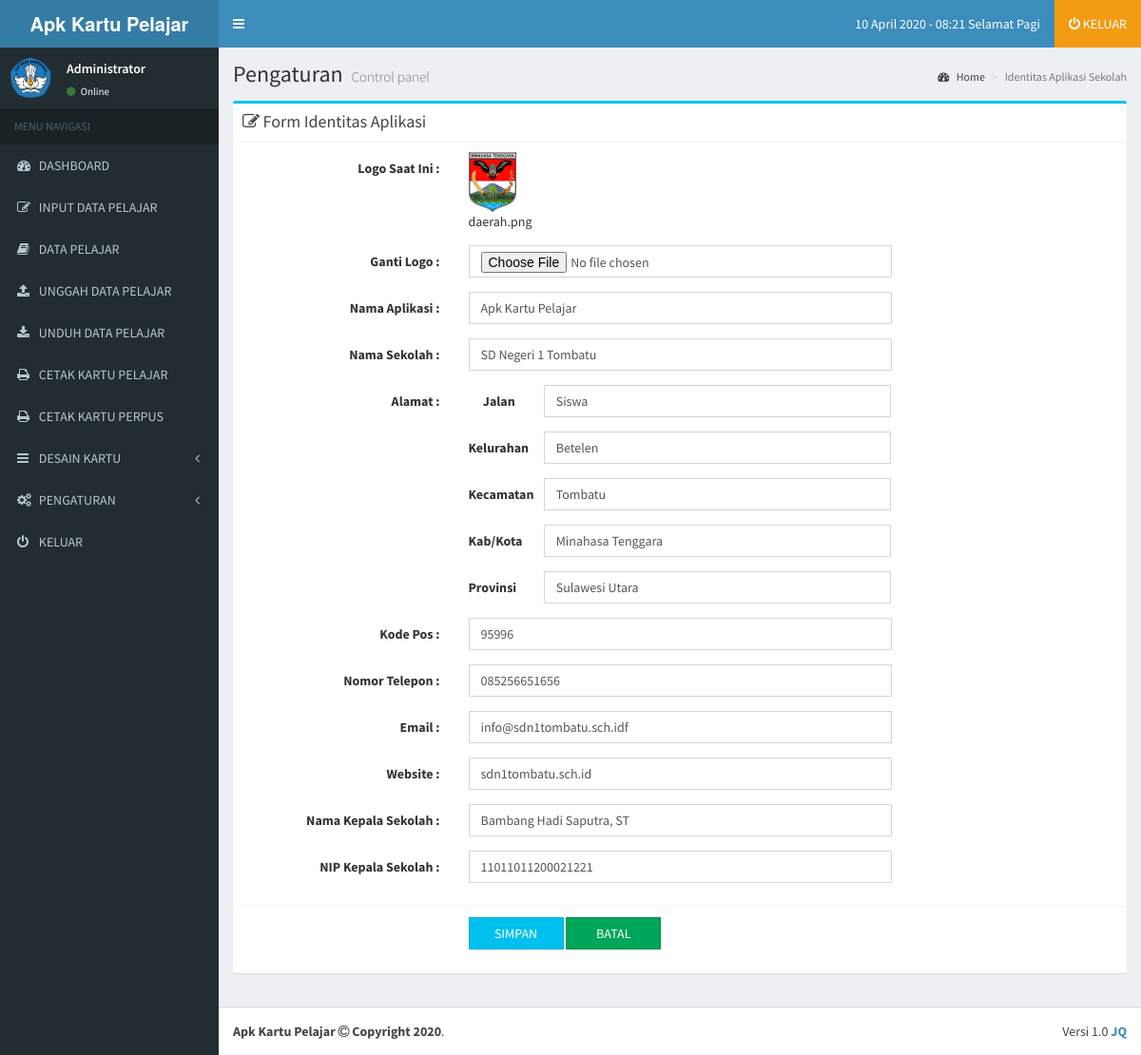
Page /administrator/identitas-ubah.php (signed in) on the committed database.
### tables this page shows
CREATE TABLE IF NOT EXISTS `identitas` (
`id` int(11) NOT NULL,
  `gambar` varchar(225) NOT NULL,
  `title` varchar(225) NOT NULL,
  `sekolah` varchar(225) NOT NULL,
  `kepsek` varchar(225) NOT NULL,
  `nip` varchar(225) NOT NULL,
  `jln` varchar(225) NOT NULL,
  `kel` varchar(225) NOT NULL,
  `kec` varchar(225) NOT NULL,
  `kab` varchar(225) NOT NULL,
  `prov` varchar(225) NOT NULL,
  `pos` varchar(225) NOT NULL,
  `telp` varchar(225) NOT NULL,
  `hp` varchar(225) NOT NULL,
  `email` varchar(225) NOT NULL,
  `web` varchar(225) NOT NULL
);

CREATE TABLE IF NOT EXISTS `users` (
  `username` varchar(50) NOT NULL,
  `password` varchar(255) NOT NULL,
  `nis` varchar(100) NOT NULL,
  `nisn` varchar(225) NOT NULL,
  `nama_lengkap` varchar(100) NOT NULL,
  `tmp_lhr` varchar(100) NOT NULL,
  `tgl_lhr` varchar(100) NOT NULL,
  `jk` varchar(100) NOT NULL,
  `email` varchar(100) NOT NULL,
  `alamat` varchar(225) NOT NULL,
  `no_telp` varchar(20) NOT NULL,
  `gambar` varchar(100) NOT NULL,
  `level` varchar(20) NOT NULL DEFAULT 'user',
  `blokir` enum('Y','N') NOT NULL DEFAULT 'N',
  `id_session` varchar(255) NOT NULL
);

### administrator/identitas-ubah.php (the view, shortened to what this page needs)
<?php
  include '../config/koneksi.php';
?>
<!DOCTYPE html>
<html>
<head>
  <?php $r=mysqli_fetch_array(mysqli_query($koneksi, "SELECT * FROM identitas WHERE id = '1'")); ?>
  <link rel="stylesheet" href="../bootstrap/css/bootstrap.min.css">
  <link rel="stylesheet" href="https://cdnjs.cloudflare.com/ajax/libs/font-awesome/4.5.0/css/font-awesome.min.css">
  <link rel="stylesheet" href="https://cdnjs.cloudflare.com/ajax/libs/ionicons/2.0.1/css/ionicons.min.css">
  <link rel="stylesheet" href="../dist/css/AdminLTE.min.css">
  <link rel="stylesheet" href="../dist/css/skins/_all-skins.min.css">
  <link rel="stylesheet" href="../plugins/iCheck/flat/blue.css">
  <link rel="stylesheet" href="../plugins/morris/morris.css">
  <link rel="stylesheet" href="../plugins/jvectormap/jquery-jvectormap-1.2.2.css">
  <link rel="stylesheet" href="../plugins/datepicker/datepicker3.css">
  <link rel="stylesheet" href="../plugins/daterangepicker/daterangepicker.css">
  <link rel="stylesheet" href="../plugins/bootstrap-wysihtml5/bootstrap3-wysihtml5.min.css">
</head>
<body class="hold-transition skin-blue layout-boxed sidebar-mini" data-spy="scroll" data-target="#scrollspy">
<div class="wrapper">
  <?php include "menu.php";?>
  <div class='content-wrapper'>
    <section class='content-header'>
      <h1>
        Pengaturan
        <small>Control panel</small>
      </h1>
      <ol class='breadcrumb'>
        <li><a href='admin.php'><i class='fa fa-dashboard'></i> Home</a></li>
        <li class='active'>Identitas Aplikasi Sekolah</li>
      </ol>
    </section>
    <section class='content'>
      <div class='row'>
        <div class='col-md-12'>
          <div class='box box-info'>
            <div class='box-header with-border'>
              <h3 class='box-title'><i class='fa fa-edit'></i> Form Identitas Aplikasi</h3>
            </div>
            <?php
            $r=mysqli_fetch_array(mysqli_query($koneksi, "SELECT * FROM identitas WHERE id = '1'"));
            ?>
            <form class='form-horizontal' role='form' method=POST action='aksi/identitas/ubah.php' enctype='multipart/form-data'>
              <div class='box-body'>
                <div class='form-group'>
                  <label class='col-sm-3 control-label'>Logo Saat Ini :</label>
                  <div class='col-sm-6'>
                    <img class="img-responsive img" alt="Responsive image" src="../img/<?php echo "$r[gambar]";?>" width="50px"> <?php echo "$r[gambar]";?>
                  </div>
                </div>
                <div class='form-group'>
                  <label class='col-sm-3 control-label'>Ganti Logo :</label>
                  <div class='col-sm-6'>
                    <input type='file' class='form-control' name='gambar'>
                  </div>
                </div>
                <div class='form-group'>
                  <label class='col-sm-3 control-label'>Nama Aplikasi :</label>
                  <div class='col-sm-6'>
                    <input type='text' class='form-control' placeholder='Tuliskan nama title website'  name='title' value='<?php echo "$r[title]";?>'>
                  </div>
                </div>
                <div class='form-group'>
                  <label class='col-sm-3 control-label'>Nama Sekolah :</label>
                  <div class='col-sm-6'>
                    <input type='text' class='form-control' placeholder='Tuliskan nama dinas'  name='a' value='<?php echo "$r[sekolah]";?>'>
                  </div>
                </div>
                <div class='form-group'>
                  <label class='col-sm-3 control-label'>Alamat :</label>
                  <label class='col-sm-1 control-label'>Jalan</label>
                  <div class='col-sm-5'>
                  <input type='text' class='form-control'  name='b' value='<?php echo "$r[jln]";?>'>
                  </div>
                </div>
                <div class='form-group'>
                  <label class='col-sm-3 control-label'></label>
                  <label class='col-sm-1 control-label'>Kelurahan</label>
                  <div class='col-sm-5'>
                    <input type='text' class='form-control' name='c' value='<?php echo "$r[kel]";?>'>
                  </div>
                </div>
                <div class='form-group'>
                  <label class='col-sm-3 control-label'></label>
                  <label class='col-sm-1 control-label'>Kecamatan</label>
                  <div class='col-sm-5'>
                    <input type='text' class='form-control' name='d' value='<?php echo "$r[kec]";?>'>
                  </div>
                </div>
                <div class='form-group'>
                  <label class='col-sm-3 control-label'></label>
                  <label class='col-sm-1 control-label'>Kab/Kota</label>
                  <div class='col-sm-5'>
                    <input type='text' class='form-control' placeholder='Tuliskan nama kabupaten/kota'  name='e' value='<?php echo "$r[kab]";?>'>
                  </div>
                </div>
                <div class='form-group'>
                  <label class='col-sm-3 control-label'></label>
                  <label class='col-sm-1 control-label'>Provinsi</label>
                  <div class='col-sm-5'>
                    <input type='text' class='form-control' placeholder='Tuliskan nomor kode pos'  name='f' value='<?php echo "$r[prov]";?>'>
                  </div>
                </div>
                <div class='form-group'>
                  <label class='col-sm-3 control-label'>Kode Pos :</label>
                  <div class='col-sm-6'>
                    <input type='text' class='form-control' placeholder='Tuliskan nama provinsi'  name='g' value='<?php echo "$r[pos]";?>'>
                  </div>
                </div>
                <div class='form-group'>
                  <label class='col-sm-3 control-label'>Nomor Telepon :</label>
                  <div class='col-sm-6'>
                    <input type='number' class='form-control' placeholder='Tuliskan nomor telepon kantor'  name='h' value='<?php echo "$r[telp]";?>'>
                  </div>
                </div>
                <div class='form-group'>
                  <label class='col-sm-3 control-label'>Email :</label>
                  <div class='col-sm-6'>
                    <input type='email' class='form-control' placeholder='Tuliskan alamat email'  name='i' value='<?php echo "$r[email]";?>'>
                  </div>
                </div>
                <div class='form-group'>
                  <label class='col-sm-3 control-label'>Website :</label>
                  <div class='col-sm-6'>
                    <input type='text' class='form-control' placeholder='Tuliskan url website'  name='j' value='<?php echo "$r[web]";?>'>
                  </div></div>
                  <div class='form-group'>
                  <label class='col-sm-3 control-label'>Nama Kepala Sekolah :</label>
                  <div class='col-sm-6'>
                    <input type='text' class='form-control' placeholder='Tuliskan Nama Kepala Sekolak'  name='k' value='<?php echo "$r[kepsek]";?>'>
                  </div></div>
                  <div class='form-group'>
                  <label class='col-sm-3 control-label'>NIP Kepala Sekolah :</label>
                  <div class='col-sm-6'>
                    <input type='text' class='form-control' placeholder='Tuliskan NIP Kepala Sekolah'  name='l' value='<?php echo "$r[nip]";?>'>
                  </div>
                </div>
              </div>
              <div class='box-footer'>
                <div class='form-group'>
                  <label class='col-sm-3 control-label'></label>
                  <div class='col-sm-6'>
                    <button type='submit' class='btn btn-flat btn-info' style='width: 100px'>SIMPAN</button>
                    <a href='admin.php' class='btn btn-flat btn-success' style='width: 100px'>BATAL</a>
                  </div>
                </div>
              </div>
            </form>
          </div>
        </div>
    </section>
  </div>
  <?php include "footer.php";?>
</div>
</body>
</html>

### administrator/menu.php (shortened to what this page needs)
<header class="main-header">
   <a href="index.php" class="logo">
     <span class="logo-lg"><b><?php echo "$r[title]";?></b></span>
   </a>
   <nav class="navbar navbar-static-top">
     <a href="#" class="sidebar-toggle" data-toggle="offcanvas" role="button">
     </a>
     <div class="navbar-custom-menu">
       <ul class="nav navbar-nav">
         <li>
           <a href="home">
             <span><?php
             $tanggal = date ("d");
             $bulan = array(1=>"Januari","Februari","Maret", "April", "Mei", "Juni","Juli","Agustus","September","Oktober", "November","Desember");
             $bulan = $bulan[date("n")];
             $tahun = date("Y");
             echo $tanggal ." ". $bulan ." ". $tahun;
             $jam=date("H:i");
             echo " - ". $jam." "."";
             $a = date ("H");
              if (($a>=1) && ($a<=10)){
             echo " Selamat Pagi";
             }
             ?></span>
           </a>
         </li>
         <li class="bg-yellow">
           <a href="logoutsystem">
             <i class="fa fa-power-off"></i> <span> KELUAR</span>
           </a>
         </li>
       </ul>
     </div>
   </nav>
 </header>
 <aside class="main-sidebar">
   <section class="sidebar">
     <div class="user-panel">
       <div class="pull-left image">
         <?php $users=mysqli_fetch_array(mysqli_query($koneksi, "SELECT * FROM users")); ?>
         <img src="../img/<?php if (trim($users['gambar']) == ''){ echo "blank.png"; }else{ echo $users['gambar']; } ?>" class="img-circle" alt="User Image">
       </div>
       <div class="pull-left info">
         <p><?php echo "$users[nama_lengkap]"; ?></p>
         <a href="#"><i class="fa fa-circle text-success"></i> Online</a>
       </div>
     </div>
     <ul class="sidebar-menu">
       <li class="header">MENU NAVIGASI</li>
       <li class="treeview">
         <a href="home">
           <i class="fa fa-dashboard"></i>
           <span>DASHBOARD</span>
         </a>
       </li>
       <li class="treeview">
         <a href="inputpelajar">
           <i class="fa fa-edit"></i>
           <span>INPUT DATA PELAJAR</span>
         </a>
       </li>
       <li class="treeview">
         <a href="allpelajar">
           <i class="fa fa-book"></i> <span>DATA PELAJAR</span>
         </a>
       </li>
       <li class="treeview">
         <a href="uploadpelajar">
           <i class="fa fa-upload"></i>
           <span>UNGGAH DATA PELAJAR</span>
         </a>
       </li>
       <li class="treeview">
         <a target="blank" href="downloadpelajar">
           <i class="fa fa-download"></i>
           <span>UNDUH DATA PELAJAR</span>
         </a>
       </li>
       <li class="treeview">
         <a href="printkartupelajar">
           <i class="fa fa-print"></i> <span>CETAK KARTU PELAJAR</span>
         </a>
       </li>
       <li class="treeview">
         <a href="printkartuperpus">
           <i class="fa fa-print"></i> <span>CETAK KARTU PERPUS</span>
         </a>
       </li>
       <li class="treeview">
         <a href="designkartu">
           <i class="fa fa-bars"></i> <span>DESAIN KARTU</span>
           <span class="pull-right-container">
             <i class="fa fa-angle-left pull-right"></i>
           </span>
         </a>
       </li>
       <li class="treeview">
         <a href="#">
           <i class="fa fa-gears"></i> <span>PENGATURAN</span>
           <span class="pull-right-container">
             <i class="fa fa-angle-left pull-right"></i>
           </span>
         </a>
       </li>
       <li>
         <a href="logoutsystem">
           <i class="fa fa-power-off"></i> <span>KELUAR</span>
         </a>
       </li>
     </ul>
   </section>
 </aside>

### administrator/footer.php
<footer class="main-footer">
    <div class="pull-right hidden-xs">
      Versi 1.0  <a target="_blank" href="#"><b>JQ</b></a>
    </div>
    <b><?php echo "$r[title]";?> <i class="fa fa-copyright"></i> Copyright <?php echo date("Y");?></b>.
  </footer>

### rows in the picture
identitas: title "Apk Kartu Pelajar", gambar (picture), gambar "daerah.png", a "SD Negeri 1 Tombatu", b "Siswa", c "Betelen", d "Tombatu", e "Minahasa Tenggara", f "Sulawesi Utara", g "95996", h "085256651656", i "info@sdn1tombatu.sch.idf", j "sdn1tombatu.sch.id", k "Bambang Hadi Saputra, ST", l "11011011200021221"
users: gambar (picture), nama_lengkap "Administrator"

### other values in the picture
$tanggal "10"
$bulan "April"
